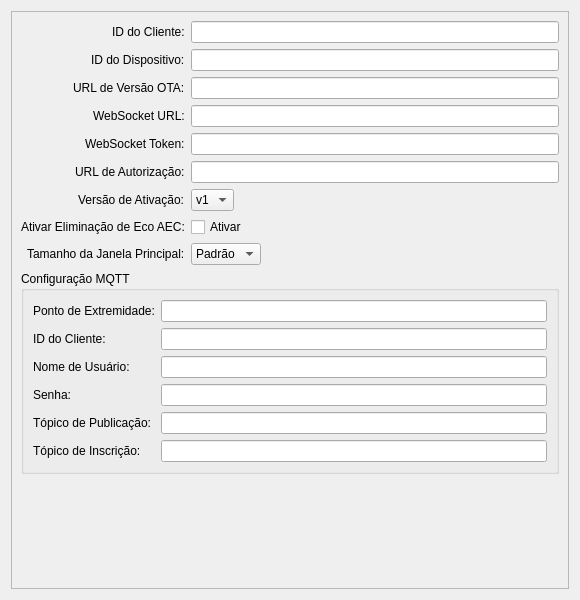
<?xml version="1.0" encoding="UTF-8"?>
<ui version="4.0">
 <class>SystemOptionsWidget</class>
 <widget class="QWidget" name="SystemOptionsWidget">
  <property name="geometry">
   <rect>
    <x>0</x>
    <y>0</y>
    <width>580</width>
    <height>600</height>
   </rect>
  </property>
  <property name="windowTitle">
   <string>Opções do Sistema</string>
  </property>
  <layout class="QVBoxLayout" name="verticalLayout">
   <item>
    <widget class="QScrollArea" name="scrollArea">
     <property name="widgetResizable">
      <bool>true</bool>
     </property>
     <widget class="QWidget" name="scrollAreaWidgetContents">
      <property name="geometry">
       <rect>
        <x>0</x>
        <y>0</y>
        <width>578</width>
        <height>580</height>
       </rect>
      </property>
      <layout class="QFormLayout" name="formLayout">
       <property name="labelAlignment">
        <set>Qt::AlignRight|Qt::AlignVCenter</set>
       </property>
       <property name="fieldGrowthPolicy">
        <enum>QFormLayout::ExpandingFieldsGrow</enum>
       </property>
       <item row="0" column="0">
        <widget class="QLabel" name="label_client_id">
         <property name="text">
          <string>ID do Cliente:</string>
         </property>
        </widget>
       </item>
       <item row="0" column="1">
        <widget class="QLineEdit" name="client_id_edit"/>
       </item>
       <item row="1" column="0">
        <widget class="QLabel" name="label_device_id">
         <property name="text">
          <string>ID do Dispositivo:</string>
         </property>
        </widget>
       </item>
       <item row="1" column="1">
        <widget class="QLineEdit" name="device_id_edit"/>
       </item>
       <item row="2" column="0">
        <widget class="QLabel" name="label_ota_url">
         <property name="text">
          <string>URL de Versão OTA:</string>
         </property>
        </widget>
       </item>
       <item row="2" column="1">
        <widget class="QLineEdit" name="ota_url_edit"/>
       </item>
       <item row="3" column="0">
        <widget class="QLabel" name="label_websocket_url">
         <property name="text">
          <string>WebSocket URL:</string>
         </property>
        </widget>
       </item>
       <item row="3" column="1">
        <widget class="QLineEdit" name="websocket_url_edit"/>
       </item>
       <item row="4" column="0">
        <widget class="QLabel" name="label_websocket_token">
         <property name="text">
          <string>WebSocket Token:</string>
         </property>
        </widget>
       </item>
       <item row="4" column="1">
        <widget class="QLineEdit" name="websocket_token_edit">
         <property name="echoMode">
          <enum>QLineEdit::Password</enum>
         </property>
        </widget>
       </item>
       <item row="5" column="0">
        <widget class="QLabel" name="label_authorization_url">
         <property name="text">
          <string>URL de Autorização:</string>
         </property>
        </widget>
       </item>
       <item row="5" column="1">
        <widget class="QLineEdit" name="authorization_url_edit"/>
       </item>
       <item row="6" column="0">
        <widget class="QLabel" name="label_activation_version">
         <property name="text">
          <string>Versão de Ativação:</string>
         </property>
        </widget>
       </item>
       <item row="6" column="1">
        <widget class="QComboBox" name="activation_version_combo">
         <item>
          <property name="text">
           <string>v1</string>
          </property>
         </item>
         <item>
          <property name="text">
           <string>v2</string>
          </property>
         </item>
        </widget>
       </item>
       <item row="7" column="0">
        <widget class="QLabel" name="label_aec_enabled">
         <property name="text">
          <string>Ativar Eliminação de Eco AEC:</string>
         </property>
        </widget>
       </item>
       <item row="7" column="1">
        <widget class="QCheckBox" name="aec_enabled_check">
         <property name="text">
          <string>Ativar</string>
         </property>
        </widget>
       </item>
       <item row="8" column="0">
        <widget class="QLabel" name="label_window_size">
         <property name="text">
          <string>Tamanho da Janela Principal:</string>
         </property>
        </widget>
       </item>
       <item row="8" column="1">
        <widget class="QComboBox" name="window_size_combo">
         <item>
          <property name="text">
           <string>Padrão</string>
          </property>
         </item>
         <item>
          <property name="text">
           <string>75%</string>
          </property>
         </item>
         <item>
          <property name="text">
           <string>100%</string>
          </property>
         </item>
        </widget>
       </item>
       <item row="9" column="0" colspan="2">
        <widget class="QGroupBox" name="mqtt_group">
         <property name="title">
          <string>Configuração MQTT</string>
         </property>
         <layout class="QFormLayout" name="mqtt_form">
          <item row="0" column="0">
           <widget class="QLabel" name="label_mqtt_endpoint">
            <property name="text">
             <string>Ponto de Extremidade:</string>
            </property>
           </widget>
          </item>
          <item row="0" column="1">
           <widget class="QLineEdit" name="mqtt_endpoint_edit"/>
          </item>
          <item row="1" column="0">
           <widget class="QLabel" name="label_mqtt_client_id">
            <property name="text">
             <string>ID do Cliente:</string>
            </property>
           </widget>
          </item>
          <item row="1" column="1">
           <widget class="QLineEdit" name="mqtt_client_id_edit"/>
          </item>
          <item row="2" column="0">
           <widget class="QLabel" name="label_mqtt_username">
            <property name="text">
             <string>Nome de Usuário:</string>
            </property>
           </widget>
          </item>
          <item row="2" column="1">
           <widget class="QLineEdit" name="mqtt_username_edit"/>
          </item>
          <item row="3" column="0">
           <widget class="QLabel" name="label_mqtt_password">
            <property name="text">
             <string>Senha:</string>
            </property>
           </widget>
          </item>
          <item row="3" column="1">
           <widget class="QLineEdit" name="mqtt_password_edit">
            <property name="echoMode">
             <enum>QLineEdit::Password</enum>
            </property>
           </widget>
          </item>
          <item row="4" column="0">
           <widget class="QLabel" name="label_mqtt_publish_topic">
            <property name="text">
             <string>Tópico de Publicação:</string>
            </property>
           </widget>
          </item>
          <item row="4" column="1">
           <widget class="QLineEdit" name="mqtt_publish_topic_edit"/>
          </item>
          <item row="5" column="0">
           <widget class="QLabel" name="label_mqtt_subscribe_topic">
            <property name="text">
             <string>Tópico de Inscrição:</string>
            </property>
           </widget>
          </item>
          <item row="5" column="1">
           <widget class="QLineEdit" name="mqtt_subscribe_topic_edit"/>
          </item>
         </layout>
        </widget>
       </item>
      </layout>
     </widget>
    </widget>
   </item>
  </layout>
 </widget>
 <resources/>
 <connections/>
</ui>
